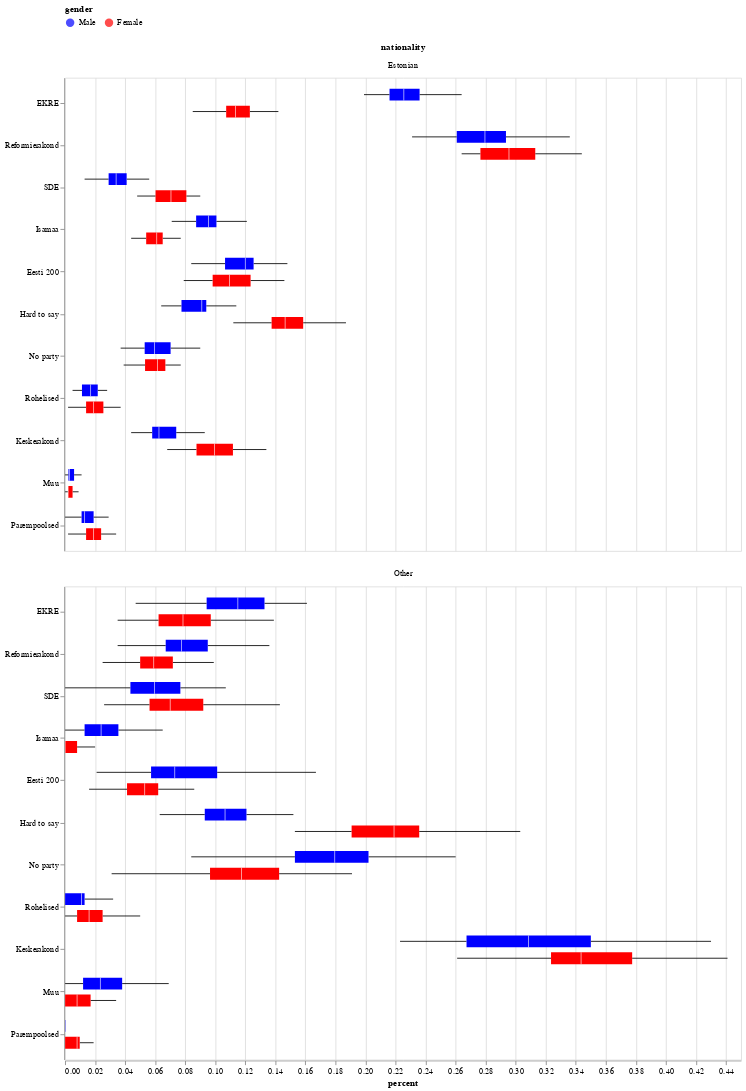

Notebook cell for this chart:
### Code cell
args = {
    'res_col' : 'party_preference',
    'factor_cols': ['gender', 'nationality'],
    'filter': {},
    'plot': 'boxplots',
    'plot_args': { 'internal_facet': True }
}
fdf = get_filtered_data(full_df, data_meta, **args)
create_plot(fdf,data_meta,alt_properties={'width':800},**args)

### Figure 1 — Vega-Lite specification as saved in the notebook (floating-point values rounded to 4 significant figures; data arrays with more than 128 entries replaced by an {"elided": "..."} marker saying what was removed)
{"config": {"view": {"continuousWidth": 300, "continuousHeight": 300}}, "data": {"name": "data-c0101be61cd2c59ea88478ad6f4afbb9"}, "facet": {"field": "nationality", "type": "nominal"}, "spec": {"mark": {"type": "boxplot", "clip": true, "outliers": false}, "encoding": {"color": {"field": "gender", "legend": {"orient": "top"}, "scale": {"domain": ["Male", "Female"], "range": ["blue", "red"]}, "type": "nominal"}, "x": {"field": "percent", "title": "percent", "type": "quantitative"}, "y": {"field": "party_preference", "sort": ["EKRE", "Reformierakond", "SDE", "Isamaa", "Eesti 200", "Hard to say", "No party", "Rohelised", "Keskerakond", "Muu", "Parempoolsed"], "title": null, "type": "nominal"}, "yOffset": {"field": "gender", "sort": ["Male", "Female"], "title": null, "type": "nominal"}}, "width": 800}, "columns": 1, "$schema": "https://vega.github.io/schema/vega-lite/v5.15.1.json", "datasets": {"data-c0101be61cd2c59ea88478ad6f4afbb9": {"elided": "2200 records"}}}
